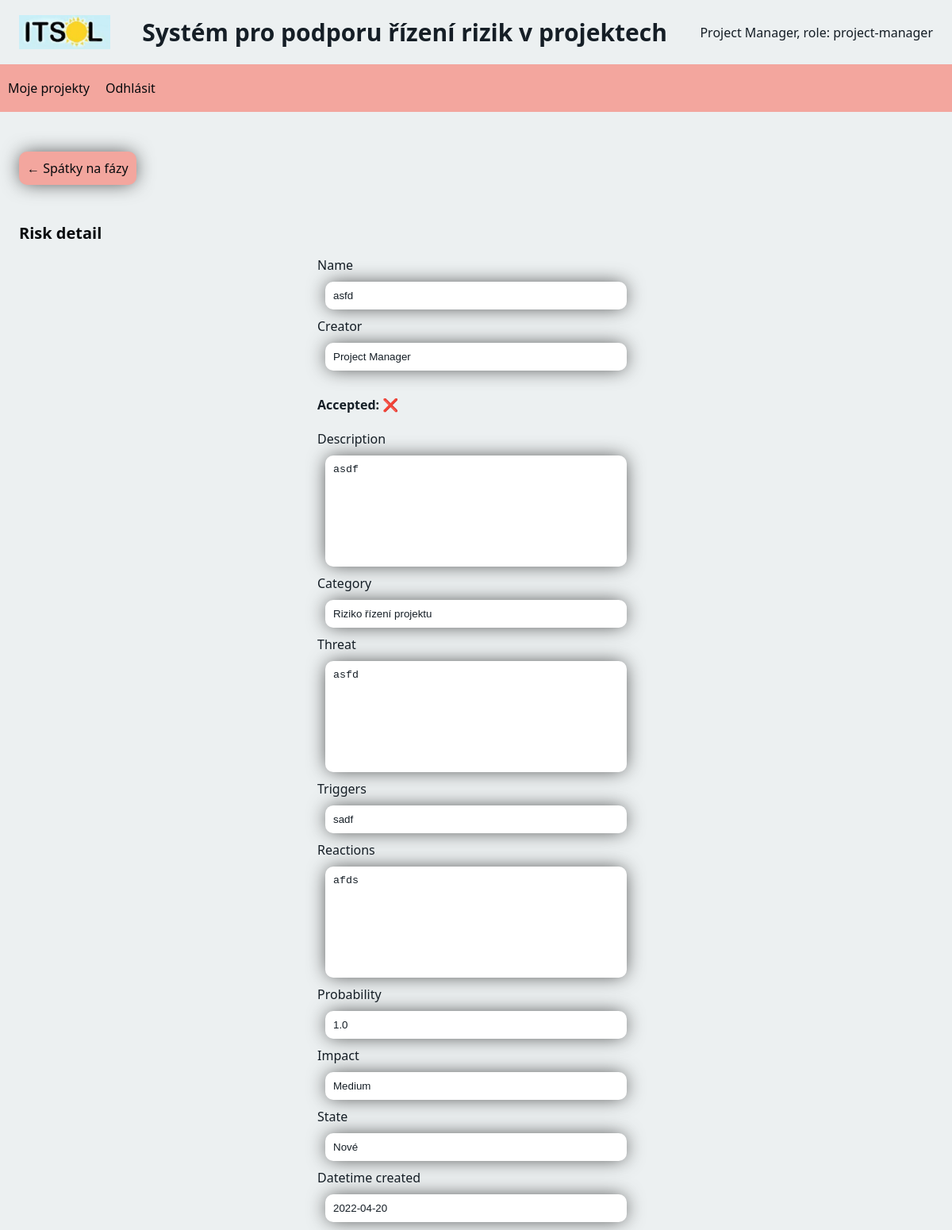
Before: /riskManagement/projects/projectDetail/phaseDetail/5/9/10/riskDetail (signed in) with the older database file.
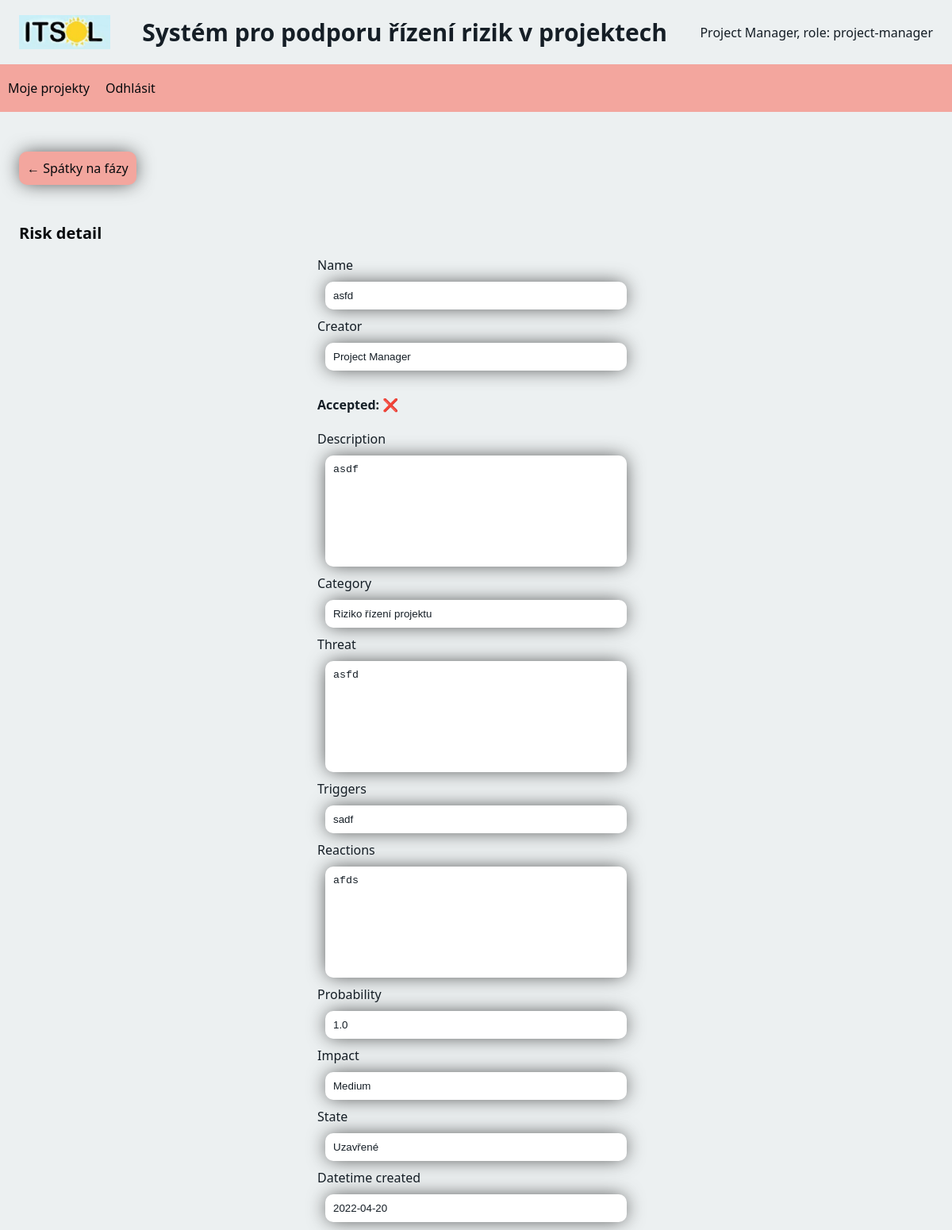
After: the same page with the newer database file.
### riskManagement/models.py (models this page shows)
class Risk(models.Model):
    name = models.CharField(max_length=255)
    description = models.CharField(max_length=255)
    category = models.CharField(max_length=255)
    threat = models.CharField(max_length=255)
    triggers = models.CharField(max_length=255)
    reactions = models.CharField(max_length=255)
    creator = models.ForeignKey(User, on_delete=models.PROTECT)
    probability = models.FloatField()
    impact = models.CharField(max_length=255)
    state = models.CharField(max_length=255)
    datetime_created = models.DateField()
    foreignKeyPhase = models.ForeignKey(Phase, on_delete=models.PROTECT)
    accepted = models.BooleanField(default=False)
    value = models.FloatField()

### riskManagement/views.py (the view)
# urls.py: path('projects/projectDetail/phaseDetail/<int:projectId>/<int:phaseId>/<int:riskId>/riskDetail', views.riskDetail, name='riskDetail')
def riskDetail(request, projectId, phaseId, riskId):
    template = loader.get_template("riskDetail.html")
    risk = Risk.objects.get(id=riskId)
    creator = risk.creator
    context = {
    "user" :  User.objects.get(id=request.session["id"]),
        "risk": {
            "name": risk.name,
            "creator": creator.firstName + " " + creator.lastName,
            "accepted": risk.accepted,
            "description": risk.description,
            "category": risk.category,
            "threat": risk.threat,
            "triggers": risk.triggers,
            "reactions": risk.reactions,
            "probability": risk.probability,
            "impact": risk.impact,
            "state": risk.state,
            "datetime_created": str(risk.datetime_created)
        },
        "project_id": projectId,
        "phase_id": phaseId
    }
    log_info(request, f"navigation to 'Risk detail' view from project {projectId}, phase {phaseId}, risk {riskId}")
    return HttpResponse(template.render(context, request))

### riskManagement/helpers.py (called while the page is built)
def log_info(request, message):
    user_id = request.session["id"]
    privileges = request.session["privileges"]
    logger.info(f"USER_INFO : [ id: {user_id}, privileges: {privileges} ] - {message}")

### riskManagement/templates/phase/riskDetail.html
<!DOCTYPE html>
<html>
    <head>
        {% include 'head.html' %}
    </head>
    <body>
        {% include 'nav.html' %}
        {% if project_id %}
        <a class="button" href="/riskManagement/projects/projectDetail/phaseDetail/{{ project_id }}/{{ phase_id }}">
            &#x2190; Spátky na fázy
        </a>
        {% else %}
        <a class="button" onclick="history.back()">  &#x2190; Spátky na statistiky</a>
        {% endif %}
        <h2>Risk detail</h2>
        <div class="center">
            <form>
                <label for="name">Name</label>
                <input type="text" id="name" value="{{ risk.name }}" readonly />
                <label for="creator">Creator</label>
                <input type="text" id="creator" value="{{ risk.creator }}" readonly />
                <h4>
                    Accepted:
                    {% if risk.acceted %}
                        ✔️
                    {% else %}
                        ❌
                    {% endif %}
                </h4>
                <label for="description">Description</label>
                <textarea id="description" readonly>{{ risk.description }}</textarea>
                <label for="category">Category</label>
                <input type="text" id="category" value="{{ risk.category }}" readonly />
                <label for="threat">Threat</label>
                <textarea id="threat" readonly>{{ risk.threat }}</textarea>
                <label for="triggers">Triggers</label>
                <input type="text" id="triggers" value="{{ risk.triggers }}" readonly/>
                <label for="reactions">Reactions</label>
                <textarea id="reactions" readonly>{{ risk.reactions }}</textarea>
                <label for="probability">Probability</label>
                <input type="number" id="probability" value="{{ risk.probability }}" readonly/>
                <label for="impact">Impact</label>
                <input type="text" id="impact" value="{{ risk.impact }}" readonly />
                <label for="state">State</label>
                <input type="text" id="state" value="{{ risk.state }}" readonly />
                <label for="datetime_created">Datetime created</label>
                <input type="text" id="datetime_created" value="{{ risk.datetime_created }}" readonly/>
            </form>
        </div>
    </body>
</html>

Changed rows visible on the page:
changed Risk "asfd": state "Nové" → "Uzavřené"
